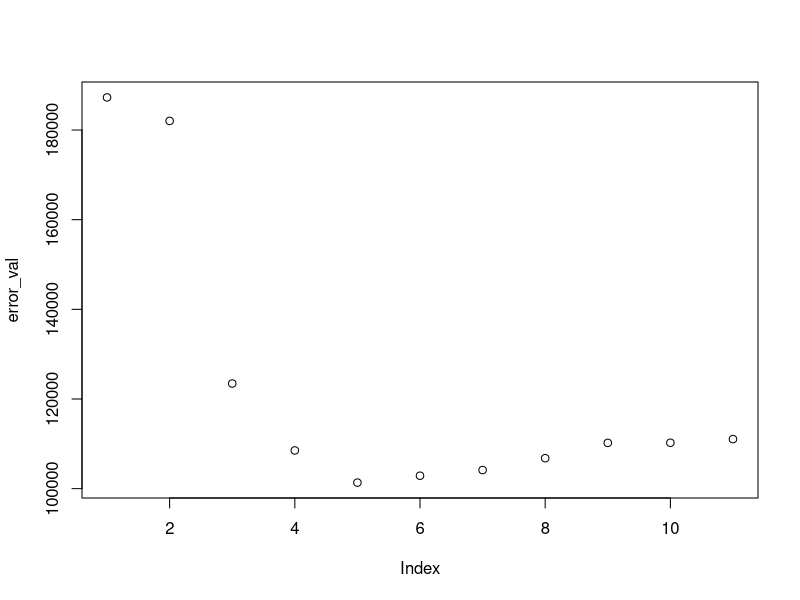

The R script that drew this image: (Note: this script raises an error after producing the figure.)
#' Least Angle Regression
#' 
#' Implements the LARS algorithm (Efron et. al. (2004) Least angle regression. Annals of Statistics.)
#' 
#' @param X matrix of predictor variables
#' @param y vector of response variables
#' @param standardise should data be scaled and centred?
#' @param t_vec Vector of bounds for the absolute sum of the betas
#' 

lars <-function(X, y, option="lars", t_vec, standardise=T){
  
  # option = 'lar' implements the vanilla LAR algorithm (default);
  # option = 'lasso' solves the lasso path with a modified LAR algorithm.
  # t -- a vector of increasing positive real numbers. If given, LARS stops and 
  # returns the solution at t.
  #
  # Output:
  #  A -- a sequence of indices that indicate the order of variable inclusions;
  # beta: history of estimated LARS coefficients;
  # mu -- history of estimated mean vector;
  # C -- history of maximal current absolute corrrelations;
  # c -- history of current corrrelations;
  # gamma: history of LARS step size.
  # Note: history is traced by rows. If t is given, beta is just the
  # estimated coefficient vector at the constraint ||beta||_1 = t.
  #
  # This lars function automatically terminates when the current correlations for inactive set are
  # all zeros. The recovered coefficient vector is the last column of beta 
  # with the *lasso* option. 
  
  
  # Standardising the data 
  if (standardise){
    X = scale(X)
    y = y-mean(y)
  }
  
  eps = 1e-10    # Effective zero
  
  # Still need to work in the Lasso, currently set to LARS
  lasso = F
  
  n <- nrow(X)
  p <- ncol(X)
  
  # Maximal number of variables in the final active set
  m = min(p,n-1)
  
  # Double check what this parameter is doing
  T = length(t)
  
  # Initializing the vectors
  beta = matrix(0, 1, p)
  i = 0
  mu_old = matrix(0, n, 1)
  t_prev = 0
  beta_t = matrix(0, T, p)
  ii = 1
  tt = t_vec
  
  # Mean Vector
  mu = matrix(0, n, 1) 
  
  # LARS step lengths
  gamma = numeric() 
  
  # Active Set
  A = c()
  
  # Not Active set
  Ac = 1:p
  
  # number of variables in the current model
  nVars = 0
  
  ##################################################
  # Double  CHECK  FOR LASSO
  signOK = 1
  ##################################################
  
  # LARS loop
  while (nVars < m){
    i = i+1
    # Current correlation
    corr = t(X)%*%(y-mu) 
    
    # Maximal current absolute correlation
    C = max(abs(corr)) 
    
    # Early stopping criteria (DONT REALLY NEED THIS)
    if (C < eps || length(t)<1){
      break 
    }
    
    # For initial step
    if (i == 1){
      addVar = match(C, abs(corr))
    } 
    
    # Check for LASSO
    if (signOK){
      A = c(A,addVar)
      nVars = nVars+1 # Add one variable to active set
    }
    
    ###############################################################
    # New version
    ###############################################################
    s_A = sign(corr[A])
    #print('THESE ARE THE SA')
    #print(s_A)
    Ones_A = rep(1, length(A))
    
    # Update the Inactive set
    Ac = setdiff(1:p,A)    
    nZeros = length(Ac)
    
    # Gram matrix
    X_A = t(t(X[,A]) * s_A)
    G_A = t(X_A) %*% X_A
    invG_A = solve(G_A)
    
    # Computing the normalizing constant
    A_A = 1/sqrt(sum(invG_A))
    
    # Coefficients of equiangular vector u_A
    w_A = A_A[1] * rowSums(invG_A) 
    
    # Equiangular vector
    u_A = X_A %*% w_A  
    
    # Angles/correlation between x_j and u_A
    a = t(X) %*% u_A 
    
    # matrix to hold the two possibilities for the minimization to find gamma
    beta_tmp = matrix(0, p, 1)
    gammaTest = matrix(0, nZeros, 2) 
    
    # If we are using all the covaraites
    if (nVars == m){
      gamma[i] = C/A_A   # Move to the least squares projection
    }
    else{
      for (j in 1:nZeros){
        jj = Ac[j]
        
        # Computing gamma for the LARS step
        gammaTest[j,] = c((C-corr[jj])/(A_A-a[jj]), (C+corr[jj])/(A_A+a[jj]))
      }
      
      # Take the min over only the positive components
      gamma[i] = min(gammaTest[gammaTest>0]) 
      min_j = which(gammaTest==min(gammaTest[gammaTest>0]),arr.ind = TRUE)[1]
      
      # index to add into the Active set
      addVar = unique(Ac[min_j])
    }
    
    # Update coefficient estimates
    beta_tmp[A] = beta[i,A] + gamma[i]*w_A*s_A 
    
    # Check the sign feasibility of lasso
    if (lasso){
      signOK = 1
      gammaTest = -t(beta[i,A])/w_A
      gamma2 = min(gammaTest[gammaTest>0]) # Take the min over only the positive components
      min_j = which(gammaTest==min(gammaTest[gammaTest>0]),arr.ind = TRUE)[1]
      if (gamma2 < gamma[i]){ #The case when sign consistency gets violated
        gamma[i] = gamma2
        beta_tmp[A] = t(beta[i,A]) + gamma[i]*w_A    # Correct the coefficients
        beta_tmp[A[unique(min_j)]] = 0
        A[unique(min_j)] = numeric()  # Delete the zero-crossing variable (keep the ordering)
        nVars = nVars-1
        signOK = 0
      }
    }
    
    
    # Need to reread this works for t as 1-D vector not sure how it is supposed to work in more than 1
    #print(t_vec[1])
    if (Inf != t_vec[1]){
      t_now = sum(abs(beta_tmp[A]))
      if (t_prev < t_vec[1] && t_now >= t_vec[1]){
        beta_t[ii,A] = beta[i,A] + A_A %*% (t_vec[1]-t_prev) %*% t(w_A)    # Compute coefficient estimates corresponding to a specific t
        t_vec = t_vec[-1]
        ii = ii+1
      }
      t_prev = t_now
    }
    
    mu = mu_old + gamma[i] * u_A # Update mean vector
    mu_old = mu
    beta = rbind(beta, t(beta_tmp))  
  }
  
  list(beta = t(beta), J = A, mu = mu, C = C, c = c, gamma = gamma, t = colSums(abs(t(beta))), method = "LARS")
}


Data <- read.csv(file="diabetes.csv", header=TRUE, sep=",")
Data <- Data[,-1]
X <- Data[, 1:10]
y <- Data[, 11]
e <- rep(0, 11)
error_test = c()
X <- scale(X)
y <- y-mean(y)

 # library(MASS)
 # data('Boston')
 # X <- as.matrix(Boston[,1:13])
 # y <- Boston[,14]
 # 
 # X <- scale(X)
 # y <- y-mean(y)

for (i in 1:100){
  train_index <- sample(1:length(y),length(y)*0.9)
  test_index <- setdiff(1:length(y), train_index)
  
  train2_index <- sample(train_index, length(train_index)*0.9)
  val_index <- setdiff(train_index, train2_index)
  
  X_train2 <- X[train2_index,]
  y_train2 <- y[train2_index]
  
  X_val <- X[val_index,]
  y_val <- y[val_index]
  
  X_test <- X[test_index,]
  y_test <- y[test_index]
  
  results <- lars(X_train2, y_train2, option="lars", t_vec= c(10,10,10,10,10, 10, 10, 10,10), standardise=T)
  betas <- results$beta
  predictions_val <- as.matrix(X_val) %*% betas
  
  error_val <- colSums((predictions_val-y_val)**2) + results$t
  
  plot(error_val)
  # e <- e + error_val/100 
  print(index_up_to)
  index_up_to <- which(min(error_val) == error_val)
  
  Active_set <- results$J
  
  betas_test <- betas[,index_up_to]
  predictions_test <- as.matrix(X_test) %*% betas_test
  # Inactive <- setdiff(1:length(results$t), Active_set[1:index_up_to])
  error_test <- cbind(error_test, colSums((predictions_test-y_test)**2) + results$t[index_up_to])
}


mean(error_test/length(y_test))

plot(as.vector(error_test))
error_test
results$J
